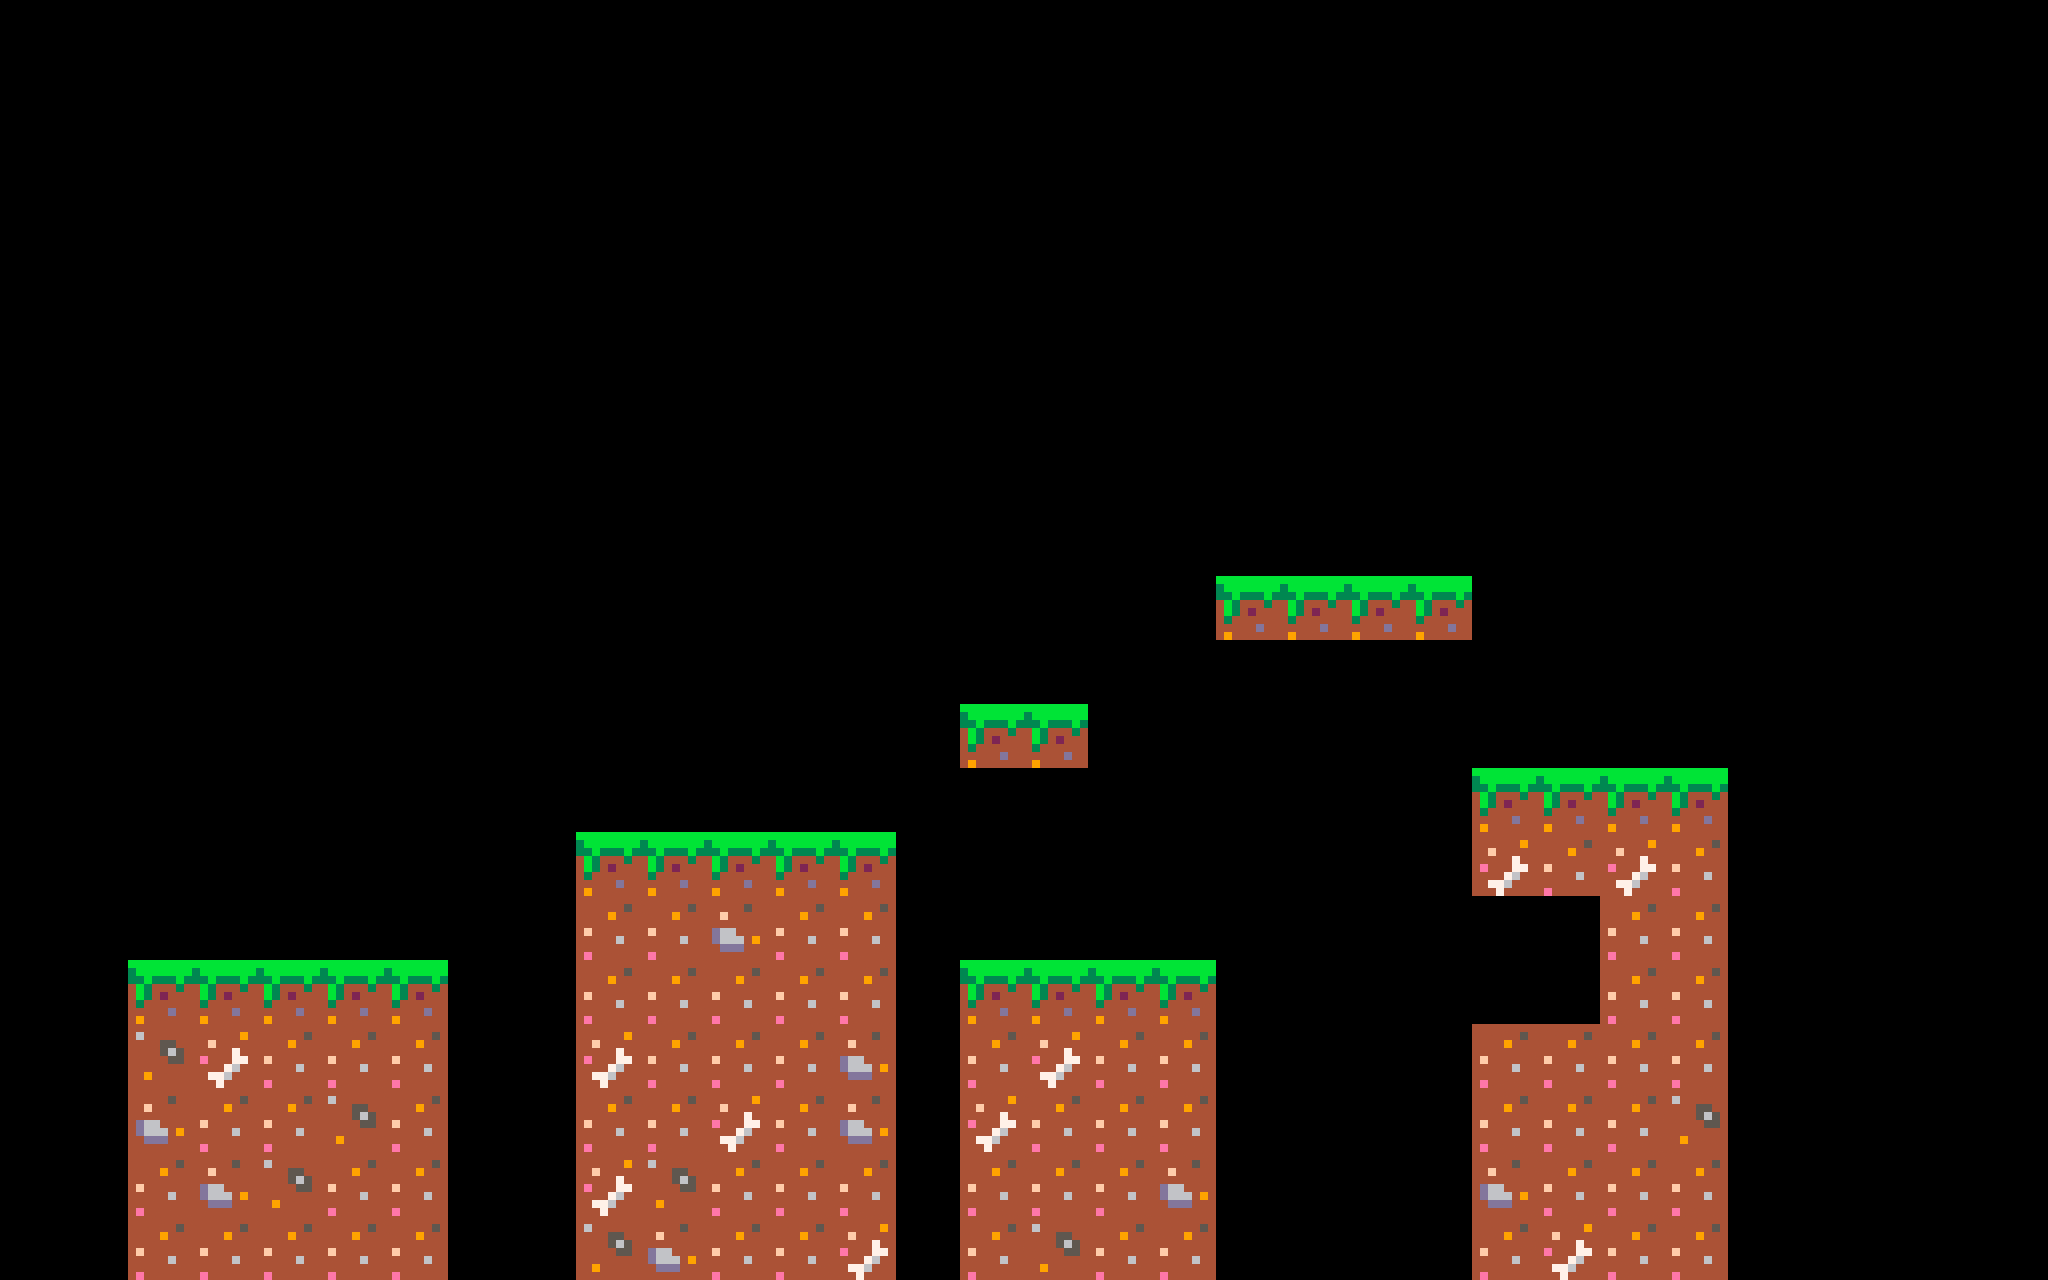

The image is a tile-based game level rendered from a .tmx file. Its description and complete source (layers, tilesets, objects, tile grids) follow:
An orthogonal 32x20 tile map with 64x64 px tiles, 1 tile layer (terrain), 3 tilesets and 1 object (player).

<map version="1.8" tiledversion="1.8.0" orientation="orthogonal" renderorder="right-down" width="32" height="20" tilewidth="64" tileheight="64" infinite="0" nextlayerid="3" nextobjectid="3">
 <tileset firstgid="1" source="../tsx/grass.tsx" />
 <tileset firstgid="7" source="../tsx/dirt.tsx" />
 <tileset firstgid="11" source="../tsx/player.tsx" />
 <layer id="1" name="terrain" width="32" height="20">
  <data encoding="csv">
0,0,0,0,0,0,0,0,0,0,0,0,0,0,0,0,0,0,0,0,0,0,0,0,0,0,0,0,0,0,0,0,
0,0,0,0,0,0,0,0,0,0,0,0,0,0,0,0,0,0,0,0,0,0,0,0,0,0,0,0,0,0,0,0,
0,0,0,0,0,0,0,0,0,0,0,0,0,0,0,0,0,0,0,0,0,0,0,0,0,0,0,0,0,0,0,0,
0,0,0,0,0,0,0,0,0,0,0,0,0,0,0,0,0,0,0,0,0,0,0,0,0,0,0,0,0,0,0,0,
0,0,0,0,0,0,0,0,0,0,0,0,0,0,0,0,0,0,0,0,0,0,0,0,0,0,0,0,0,0,0,0,
0,0,0,0,0,0,0,0,0,0,0,0,0,0,0,0,0,0,0,0,0,0,0,0,0,0,0,0,0,0,0,0,
0,0,0,0,0,0,0,0,0,0,0,0,0,0,0,0,0,0,0,0,0,0,0,0,0,0,0,0,0,0,0,0,
0,0,0,0,0,0,0,0,0,0,0,0,0,0,0,0,0,0,0,0,0,0,0,0,0,0,0,0,0,0,0,0,
0,0,0,0,0,0,0,0,0,0,0,0,0,0,0,0,0,0,0,0,0,0,0,0,0,0,0,0,0,0,0,0,
0,0,0,0,0,0,0,0,0,0,0,0,0,0,0,0,0,0,0,1,1,1,1,0,0,0,0,0,0,0,0,0,
0,0,0,0,0,0,0,0,0,0,0,0,0,0,0,0,0,0,0,0,0,0,0,0,0,0,0,0,0,0,0,0,
0,0,0,0,0,0,0,0,0,0,0,0,0,0,0,1,1,0,0,0,0,0,0,0,0,0,0,0,0,0,0,0,
0,0,0,0,0,0,0,0,0,0,0,0,0,0,0,0,0,0,0,0,0,0,0,1,1,1,1,0,0,0,0,0,
0,0,0,0,0,0,0,0,0,1,1,1,1,1,0,0,0,0,0,0,0,0,0,10,7,10,7,0,0,0,0,0,
0,0,0,0,0,0,0,0,0,7,7,9,7,7,0,0,0,0,0,0,0,0,0,0,0,7,7,0,0,0,0,0,
0,0,1,1,1,1,1,0,0,7,7,7,7,7,0,1,1,1,1,0,0,0,0,0,0,7,7,0,0,0,0,0,
0,0,8,10,7,7,7,0,0,10,7,7,7,9,0,7,10,7,7,0,0,0,0,7,7,7,7,0,0,0,0,0,
0,0,9,7,7,8,7,0,0,7,7,10,7,9,0,10,7,7,7,0,0,0,0,7,7,7,8,0,0,0,0,0,
0,0,7,9,8,7,7,0,0,10,8,7,7,7,0,7,7,7,9,0,0,0,0,9,7,7,7,0,0,0,0,0,
0,0,7,7,7,7,7,0,0,8,9,7,7,10,0,7,8,7,7,0,0,0,0,7,10,7,7,0,0,0,0,0
</data>
 </layer>
 <objectgroup id="2" name="entities">
  <object id="1" type="player" gid="11" x="192.184" y="689.267" width="64" height="64" />
 </objectgroup>
</map>